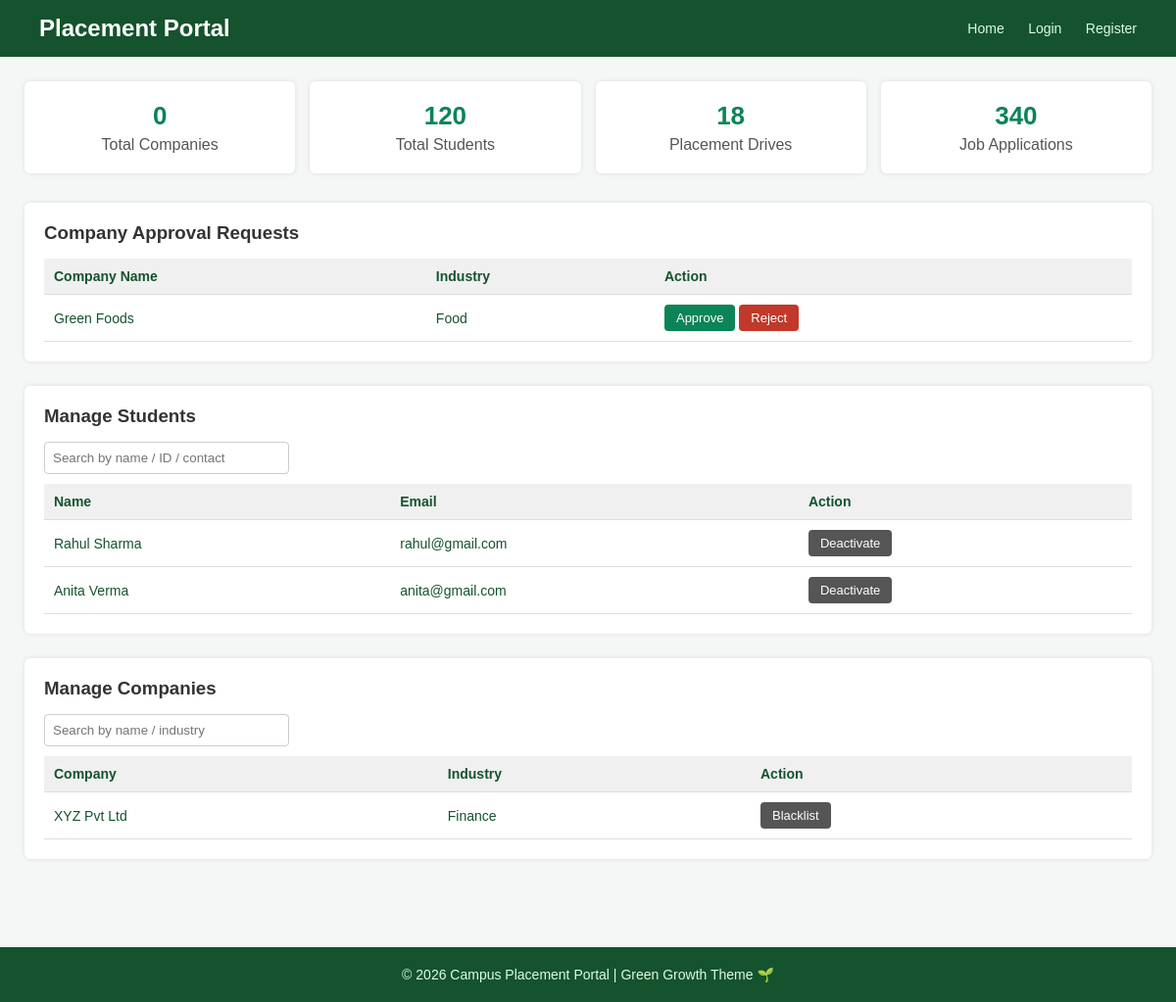
Before: /admin_dashboard with the older database file.
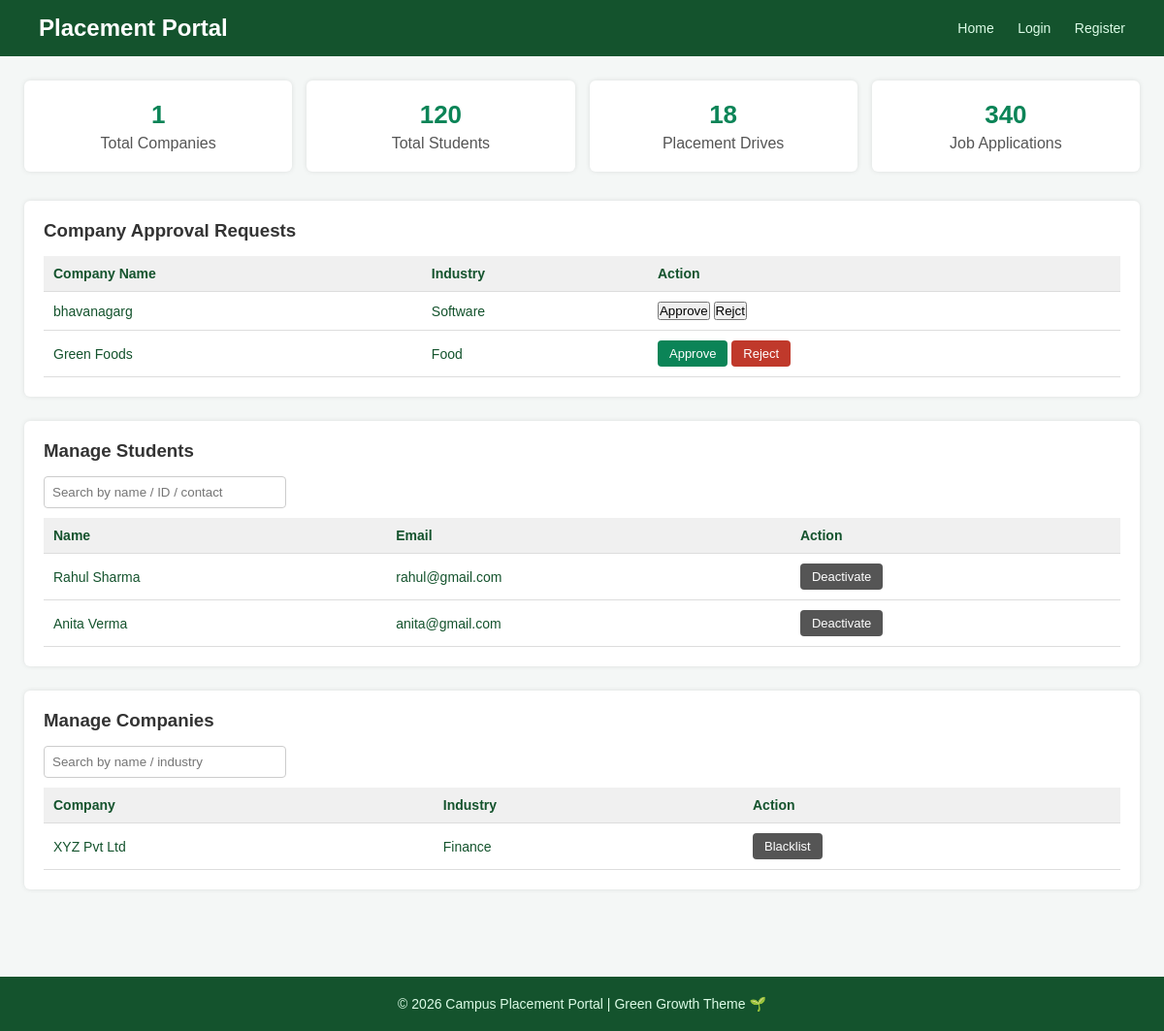
After: the same page with the newer database file.
### app.py (models this page shows)
class User(db.Model):
    __tablename__ = "users"
    id = db.Column(db.Integer, primary_key=True)
    name = db.Column(db.String(100), nullable=False)
    email = db.Column(db.String(120), unique=True, nullable=False)
    password = db.Column(db.String(200), nullable=False)
    role = db.Column(db.String(20), nullable=False)
    is_approved = db.Column(db.Boolean, default=False)
    created_at = db.Column(db.DateTime, default=datetime.utcnow)
    student_profile = db.relationship(
        "StudentProfile", back_populates="user",
    )
    company_profile = db.relationship(
        "CompanyProfile", back_populates="user",
    )

### app.py (the view)
@app.route("/admin_dashboard",methods=['POST','GET'])
def admin_dashboard():
    total_c = User.query.filter_by(role="company").count()
    print(total_c)
    companies = User.query.filter_by(role="company").all()
    user_id = request.args.get('user_id')
    status = request.args.get("status")
    if user_id and status:
        user = User.query.get(user_id)
        if user:
            user.is_approved = int(status)
            db.session.commit()
    return render_template("admin_dashboard.html",total_c=total_c,user_id=user_id,companies=companies)

### templates/admin_dashboard.html (shortened to what this page needs)
{% extends "base.html" %}
{% block content %}
</head>
<body>
    <div class="container">
        <div class="main">
            <div class="cards">
                <div class="card">
                    <h2>{{total_c}}</h2>
                    <p>Total Companies</p>
                </div>
                <div class="card">
                    <h2>120</h2>
                    <p>Total Students</p>
                </div>
                <div class="card">
                    <h2>18</h2>
                    <p>Placement Drives</p>
                </div>
                <div class="card">
                    <h2>340</h2>
                    <p>Job Applications</p>
                </div>
            </div>
            <div class="section">
                <h3>Company Approval Requests</h3>
                <table>
                    <tr>
                        <th>Company Name</th>
                        <th>Industry</th>
                        <th>Action</th>
                    </tr>
            {% for cmp in companies %}
                    <tr>
                        <td>{{cmp.name}}</td>
                        <td>Software</td>
                        <td>
            <form action="{{ url_for('admin_dashboard') }}" method="GET" style="display:inline;">
                <button class="button button-primary">Approve</button>
            </form>
           <form action="{{ url_for('admin_dashboard') }}" method="GET" style="display:inline;">
                <button class="button button-primary">Rejct</button>
            </form>
                        </td>
                    </tr>
                    <tr>
              {% endfor %}
                        <td>Green Foods</td>
                        <td>Food</td>
                        <td>
                            <button class="btn btn-approve">Approve</button>
                            <button class="btn btn-reject">Reject</button>
                        </td>
                    </tr>
                </table>
            </div>
            <div class="section">
                <h3>Manage Students</h3>
                <div class="search-box">
                    <input type="text" placeholder="Search by name / ID / contact">
                </div>
                <table>
                    <tr>
                        <th>Name</th>
                        <th>Email</th>
                        <th>Action</th>
                    </tr>
                    <tr>
                        <td>Rahul Sharma</td>
                        <td>rahul@gmail.com</td>
                        <td>
                            <button class="btn btn-blacklist">Deactivate</button>
                        </td>
                    </tr>
                    <tr>
                        <td>Anita Verma</td>
                        <td>anita@gmail.com</td>
                        <td>
                            <button class="btn btn-blacklist">Deactivate</button>
                        </td>
                    </tr>
                </table>
            </div>
            <div class="section">
                <h3>Manage Companies</h3>
                <div class="search-box">
                    <input type="text" placeholder="Search by name / industry">
                </div>
                <table>
                    <tr>
                        <th>Company</th>
                        <th>Industry</th>
                        <th>Action</th>
                    </tr>
                    <tr>
                        <td>XYZ Pvt Ltd</td>
                        <td>Finance</td>
                        <td>
                            <button class="btn btn-blacklist">Blacklist</button>
                        </td>
                    </tr>
                </table>
            </div>
        </div>
    </div>
</body>
</html>
{% endblock %}

Changed rows visible on the page:
now on this page (row edited): User: name "bhavanagarg"
Other visible differences:
{{ total_c }}: "0" → "1"
